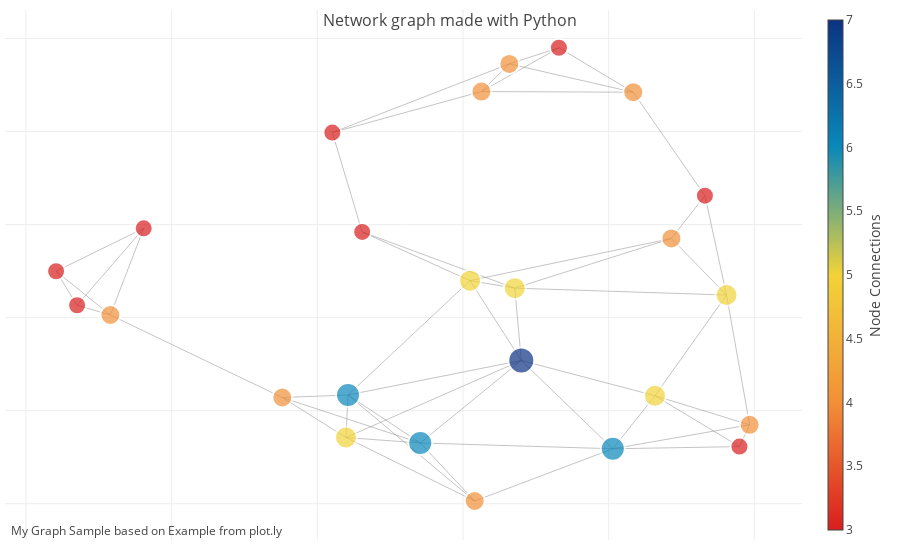

Source (notebook cell):
### Code cell
iplot(fig, show_link=False)

### Figure 1 — Plotly figure (JSON) as saved in the notebook; plotly's stock layout.template omitted (floating-point values rounded to 4 significant figures; data arrays with more than 128 entries replaced by an {"elided": "..."} marker saying what was removed)
{"data": [{"hoverinfo": "none", "line": {"color": "#888", "width": 0.5}, "mode": "lines", "type": "scatter", "x": {"elided": "159 float values"}, "y": {"elided": "159 float values"}}, {"hoverinfo": "text", "marker": {"color": [4, 6, 3, 3, 3, 4, 3, 6, 3, 4, 4, 5, 6, 5, 5, 4, 4, 7, 3, 4, 5, 4, 3, 3, 5], "colorbar": {"thickness": 15, "title": "Node Connections", "titleside": "right", "xanchor": "left"}, "colorscale": "Portland", "line": {"width": 2}, "reversescale": true, "showscale": true, "size": [20, 24, 18, 18, 18, 20, 18, 24, 18, 20, 20, 22, 24, 22, 22, 20, 20, 26, 18, 20, 22, 20, 18, 18, 22]}, "mode": "markers", "text": ["# of connections: 4", "# of connections: 6", "# of connections: 3", "# of connections: 3", "# of connections: 3", "# of connections: 4", "# of connections: 3", "# of connections: 6", "# of connections: 3", "# of connections: 4", "# of connections: 4", "# of connections: 5", "# of connections: 6", "# of connections: 5", "# of connections: 5", "# of connections: 4", "# of connections: 4", "# of connections: 7", "# of connections: 3", "# of connections: 4", "# of connections: 5", "# of connections: 4", "# of connections: 3", "# of connections: 3", "# of connections: 5"], "type": "scatter", "x": [0.6253, 0.5413, 0.9796, 0.9322, 0.07021, 0.8862, 0.7317, 0.8056, 0.04138, 0.3519, 0.8338, 0.6097, 0.4422, 0.9618, 0.6711, 0.6161, 0.1159, 0.6801, 0.1617, 0.9936, 0.8636, 0.6636, 0.4616, 0.4206, 0.4394], "y": [0.886, 0.1306, 0.1228, 0.6622, 0.4266, 0.5701, 0.9801, 0.1181, 0.4997, 0.2283, 0.8846, 0.4795, 0.2337, 0.4486, 0.4634, 0.005858, 0.4057, 0.3079, 0.592, 0.1696, 0.2321, 0.9454, 0.5842, 0.7978, 0.1423]}], "layout": {"annotations": [{"showarrow": false, "text": "My Graph Sample based on Example from plot.ly", "x": 0.005, "xref": "paper", "y": -0.002, "yref": "paper"}], "hovermode": "closest", "margin": {"b": 20, "l": 5, "r": 5, "t": 10}, "showlegend": false, "title": "<br>Network graph made with Python", "titlefont": {"size": 16}, "xaxis": {"showgrid": true, "showticklabels": false, "zeroline": false}, "yaxis": {"showgrid": true, "showticklabels": false, "zeroline": false}}}
